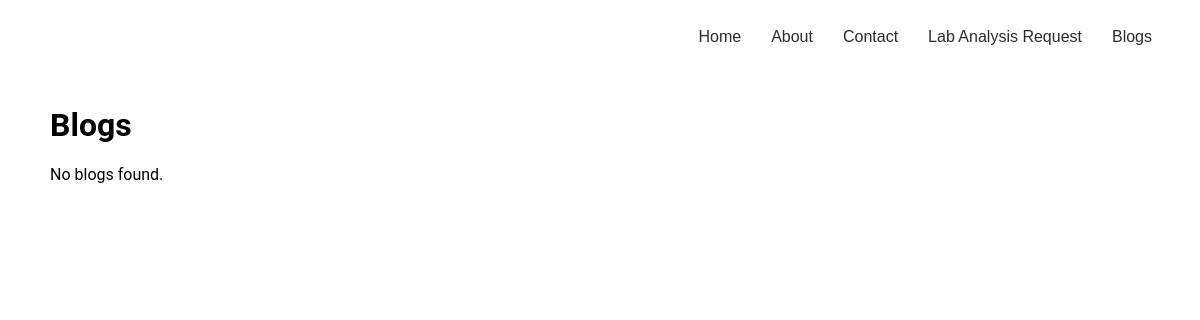
/blogs.php, run on an earlier commit of the app's database.
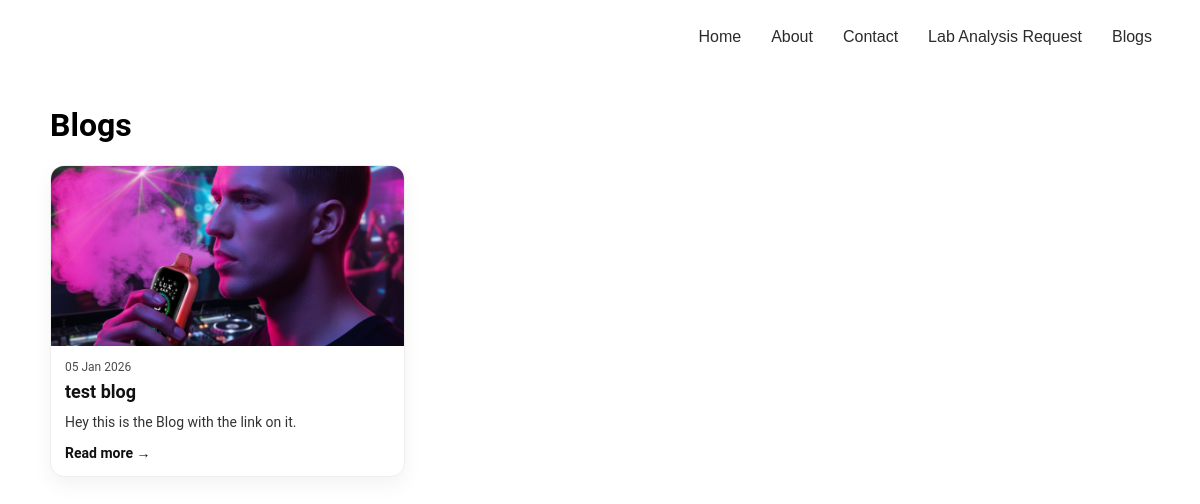
And on a later commit of the database.
### tables this page shows
CREATE TABLE `blogs` (
  `id` int(11) NOT NULL,
  `title` varchar(255) NOT NULL,
  `slug` varchar(255) NOT NULL,
  `content` longtext NOT NULL,
  `featured_image` varchar(500) DEFAULT NULL,
  `status` enum('draft','published') NOT NULL DEFAULT 'published',
  `created_at` timestamp NOT NULL DEFAULT current_timestamp(),
  `updated_at` timestamp NOT NULL DEFAULT current_timestamp() ON UPDATE current_timestamp()
);

### blogs.php (the view, shortened to what this page needs)
<?php
require('config/connection.php');
$sql = "SELECT id, title, slug, featured_image, content, created_at
        FROM blogs
        WHERE status='published'
        ORDER BY created_at DESC";
$result = $con->query($sql);
function excerpt_words($html, $limit = 10) {
    $text = trim(html_entity_decode(strip_tags($html)));
    $words = preg_split('/\s+/', $text);
    if (count($words) <= $limit) return $text;
    return implode(' ', array_slice($words, 0, $limit)) . '...';
}
?>
<!DOCTYPE html>
<html lang="en">
<head>
  <link rel="stylesheet" href="assets/css/style.css">
</head>
<body>
<div class="navbar">
  <a href="index.php">Home</a>
  <a href="about.html">About</a>
  <a href="contact.html">Contact</a>
  <a href="lab-analyst-request.html">Lab Analysis Request</a>
  <a href="blogs.php">Blogs</a>
</div>
<div class="blogs-wrap">
  <h1>Blogs</h1>
  <?php if ($result && $result->num_rows > 0): ?>
    <div class="blogs-grid">
      <?php while($row = $result->fetch_assoc()): ?>
        <?php
          $blogUrl = "blog.php?slug=" . urlencode($row['slug']);
          $desc = excerpt_words($row['content'] ?? '', 10);
        ?>
        <div class="blog-card" onclick="window.location.href='<?php echo $blogUrl; ?>'">
          <img src="admin/<?php echo htmlspecialchars($row['featured_image']); ?>" onerror="this.src='assets/images/lab-image.jpeg';">
          <div class="pad">
            <div class="meta"><?php echo date("d M Y", strtotime($row['created_at'])); ?></div>
            <h3>
              <a href="<?php echo $blogUrl; ?>">
                <?php echo htmlspecialchars($row['title']); ?>
              </a>
            </h3>
            <?php if ($desc): ?>
              <p class="desc"><?php echo htmlspecialchars($desc); ?></p>
            <?php endif; ?>
            <a class="readmore" href="<?php echo $blogUrl; ?>">Read more →</a>
          </div>
        </div>
      <?php endwhile; ?>
    </div>
  <?php else: ?>
    <p>No blogs found.</p>
  <?php endif; ?>
</div>
</body>
</html>

### assets/css/style.css (style rules this page uses)
body { font-family: 'Roboto', sans-serif !important; }

### blogs.php (style rules this page uses)
.blogs-wrap { max-width:1100px;margin:40px auto;padding:0 16px; }
.blogs-grid { display:grid;grid-template-columns:repeat(3,1fr);gap:18px; }
.blog-card { background:#fff;border:1px solid #eee;border-radius:14px;overflow:hidden;box-shadow:0 8px 20px rgba(0,0,0,.05);cursor:pointer }
.blog-card img { width:100%;height:180px;object-fit:cover;background:#f5f5f5;display:block }
.blog-card .pad { padding:14px }
.blog-card h3 { margin:0 0 8px;font-size:18px;line-height:1.3 }
.blog-card .desc { margin:0 0 10px;opacity:.8;font-size:14px;line-height:1.5 }
.blog-card a { color:#111;text-decoration:none }
.meta { font-size:12px;opacity:.7;margin-bottom:6px }
.readmore { font-size:14px;font-weight:600 }
.navbar { display: flex; justify-content: flex-end; align-items: center; gap: 30px; padding: 20px 40px; }
.navbar a { color: #2b2b2bff; text-decoration: none; font-family: 'IBM Plex Sans', sans-serif; font-size: 16px; font-weight: 500; }

What changed in the data, as far as the page shows it:
added blogs: featured_image (picture), created_at "05 Jan 2026", title "test blog", content "Hey this is the Blog with the link on it."
Also different on the page:
text no longer shown: "No blogs found."
